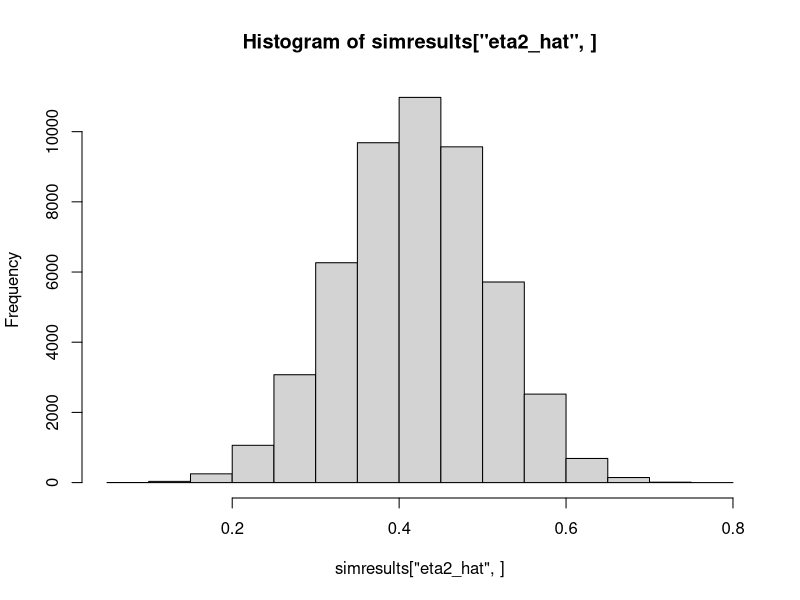
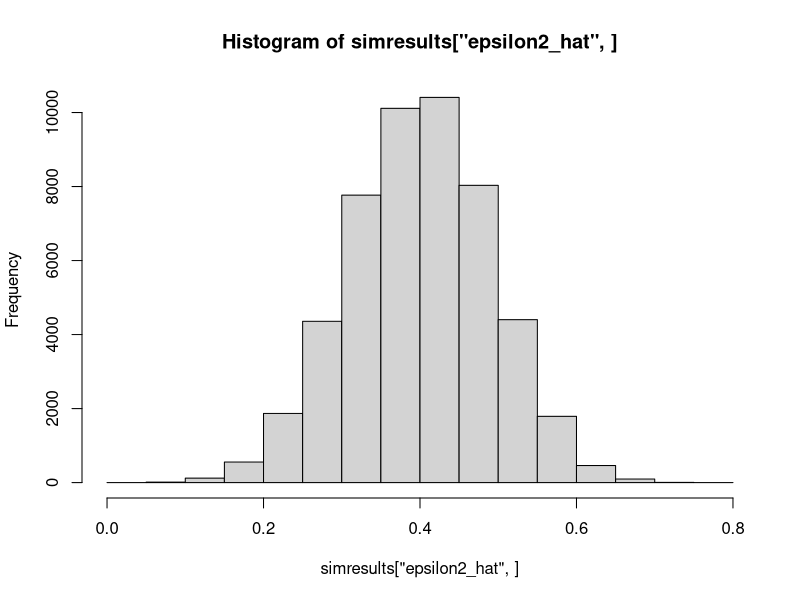
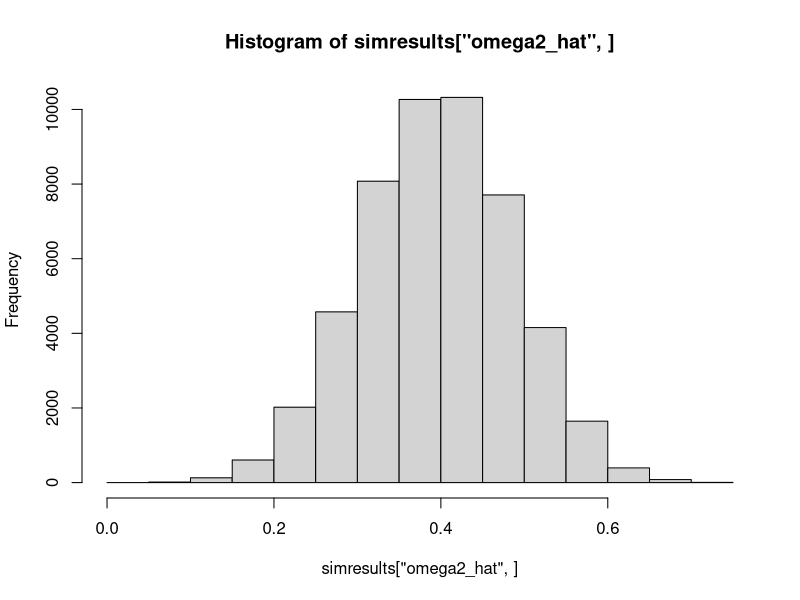
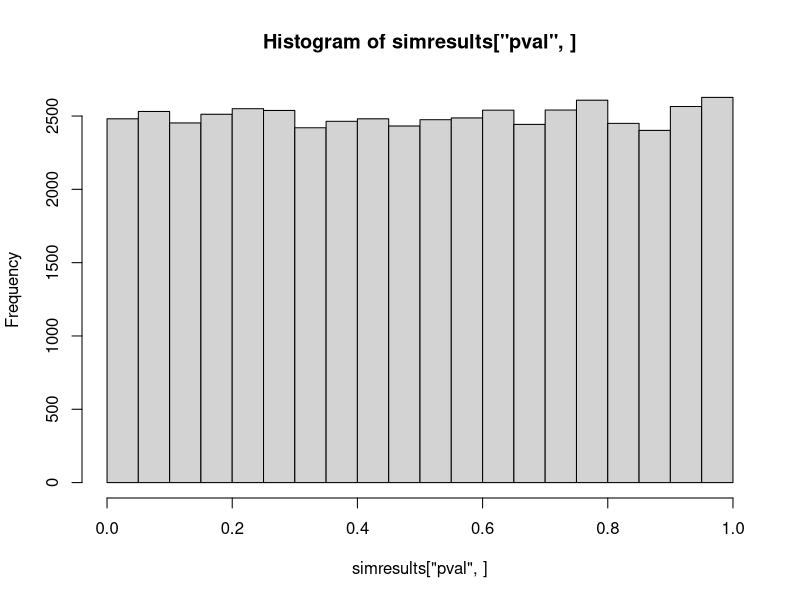

Write R code to recreate these figures, in order. (Note: this script raises an error after producing the figures.)


############################################
#  start of noninf_Fstat  function
############################################

# example:
# aovdata<-simdata(20) 
# aovobject <-aov(aovdata$dat~aovdata$groups)
# noninf_Fstat(aovobject, 0.35)

noninf_Fstat <-  function(aovobject, eq_bound_eta=0.4, alpha = 0.05, within=FALSE, makeplot =FALSE, tol = 1e-09){
 
 

if(within==FALSE){ttt <- summary(aovobject)} 
if(within==TRUE){ttt <- summary(aovobject)$"Error: Within"}
# using the notation as in Okada (2013)

Fstat= ttt[[1]]$F[1]
dfb= ttt[[1]]$Df[1]
dfw= ttt[[1]]$Df[2]
SSb= (ttt[[1]])$"Sum Sq"[1]
SSw= (ttt[[1]])$"Sum Sq"[2]
SSt= SSb + SSw
dfb= (ttt[[1]])$Df[1]
dfw= (ttt[[1]])$Df[2]
MSb= (ttt[[1]])$"Mean Sq"[1]
MSw= (ttt[[1]])$"Mean Sq"[2]

if(within==FALSE){N= nobs((aovobject))}
if(within==TRUE){N= (dfw/(dfb+1))+1 }

# we use notation as in Okada (2013): 

eta2_hat =  SSb/SSt
epsilon2_hat = (SSb-dfb*MSw)/SSt
omega2_hat = (SSb-dfb*MSw)/(SSt+MSw)  # Note that there is a typo in eq.5 of Okada (2013)


# compare the three different estimates:
c(eta2_hat, epsilon2_hat, omega2_hat)

  #Then calculate one-sided (1-alpha)% CI for eta2.

  ncp_upper <- uniroot(function(q){ 
  
  								(pf(Fstat, 
                                       dfb, 
                                       dfw, 
                                       ncp = q) - (alpha))},

                       interval = c(0, 1000000),

                       tol = tol)$root

# Convert the CI bounds for the ncp to bounds for eta2:

  LL_CI <- 0
  UL_CI <- ncp_upper/(ncp_upper+N)

# calculate a p-value for the non-inferiority test:

      pval <- uniroot(function(alpha) (
    
    				pf(	Fstat, 
					dfb, 
				    dfw, 
					ncp = (eq_bound_eta * N) / (1 - eq_bound_eta)) - (alpha)),
                    interval = c(0,1),
                    tol = tol)$root


    # add plot if wanted:
if(makeplot==TRUE){
  ## TO DO: add plotting code
}
  
    if(eta2_hat > eq_bound_eta){
    print(paste("Warning: point estimate of", round(eta2_hat,3), "is above eq_bound_eta."))}

  
  if(pval==0){print(paste("warning: pval <=", tol,". Lower tol for additional accuracy."))}

	return(list(eta2_hat= eta2_hat, epsilon2_hat= epsilon2_hat, omega2_hat= omega2_hat, pval=pval, onesidedCI= c(LL_CI, UL_CI), Nobs=N))

}

############################################
#  end of noninf_Fstat  function
############################################


############################################
### Now a function "simdata()" that will be used for
### simulating ANOVA "across-subjects" data with J=3 groups, with 
### a true population signal-to-noise ratio
### of 0.667 and a true population
### eta2 of 0.4 (see Kelly(2007), section 3.2) :
### sigma2w = 1 (see Okada(2013))
### sigma2b = 0.666 (see Okada(2013))

simdata<-function(npergroup=100){

mu1 <- -1; mu2 <- 0; mu3 <- 1; mu <- 0

sigma2w = 1     #(see Okada(2013))
sigma2b = 2/3 #(see Okada(2013))

sigma2t = sigma2w + sigma2b

# We can write eta2 = sigma2b/sigma2t (see  Okada(2013))

eta2 <- sigma2b/sigma2t
eta2

# Or equivalently, eta2 = sigma2b/sigma2t (see  Okada(2013))

eta2 <- 1-sigma2w/sigma2t
eta2

n1 <- npergroup; n2 <- npergroup; n3 <- npergroup

N <- sum(c(n1,n2,n3))

tao1 <- mu1-mu; tao2 <- mu2-mu; tao3 <- mu3-mu

Lambda <-  sum(c(n1*tao1^2,n2*tao2^2,n3*tao3^2))/sigma2w

# Alternatively, Kelly(2007) Equation 42 can be written as:
sigma2p<- sum(c(n1*tao1^2,n2*tao2^2,n3*tao3^2))/N

# so that Lambda=
N*sigma2p/sigma2w

# The signal-to-noise ratio is defined as:
phi2 <- sigma2p/sigma2w
# or:
Lambda/N

# and the proportion of variance in Y accounted for by 
# knowing the level of the factor (or group status in 
# a single factor design) is defined as:
eta2 <- Lambda/(Lambda+N)
eta2

# simulate data:
dat1 <- rnorm(n1,mu1,sqrt(sigma2w))
dat2 <- rnorm(n2,mu2,sqrt(sigma2w))
dat3 <- rnorm(n3,mu3,sqrt(sigma2w))

dat <- c(dat1,dat2,dat3)
groups <- as.factor(c(rep(1,n1),rep(2,n2),rep(3,n3)))

aovdata<-data.frame(dat=dat, groups= groups)

return((aovdata))}

# Examples of using simdata() function: 
#simdata(10)  # n=30 observations
#simdata(20)  # n=60 observations




############################################
# Small simulation study (will take ~5min):
		 # We simulate data from a population
		 # where the true population eta_p^2 value is
		 # equal to 0.4 and the true population ncp = 40.
		 # We define the DELTA eq_bound_eta = 0.3999.
		 # This is a "between-subjects" design.
		
		 
nSim <- 50000
simresults <- apply(cbind(1:nSim),1, 
	function(x){
				if(round(x/37)==(x/37)){print(paste("% complete:",round(x/nSim,2)))}
		aovdata<-simdata(20) 
		aovobj<-aov(aovdata$dat~aovdata$groups)
		result<-noninf_Fstat(aovobj, eq_bound_eta=0.3999)
		return(unlist(result))
				} 
			)


## Is our point estimate, eta2_hat, unbiased for eta2? (true eta2=0.40)
mean(simresults["eta2_hat",], na.rm=TRUE)
median(simresults["eta2_hat",], na.rm=TRUE)
hist(simresults["eta2_hat",])

## Is our point estimate, epsilon2_hat, unbiased for eta2? (true eta2=0.40)
mean(simresults["epsilon2_hat",], na.rm=TRUE)
median(simresults["epsilon2_hat",], na.rm=TRUE)
hist(simresults["epsilon2_hat",])

## Is our point estimate, omega2_hat, unbiased for eta2? (true eta2=0.40)
mean(simresults["omega2_hat",], na.rm=TRUE)
median(simresults["omega2_hat",], na.rm=TRUE)
hist(simresults["omega2_hat",])

## In truth, all three estimators are biased, see Darlington, (1968)
## However, assymptotically (i.e. for very large n) they are all unbiased, see Maxell (1981).

## Does our test has correct type 1 error? (pvalues should be uniformly ditributed)
mean(simresults["pval",]<0.05, na.rm=TRUE)
median(simresults["pval",], na.rm=TRUE)
hist(simresults["pval",])




############################################
############################################

## We would also like to verify if our non-inferiority test for eta2
## works for a "within-subjects" design.

# We will simulate data from a population with the following parameters:
mu1=-1; mu2=0; mu3=1;
sigma2w <- 1
n1<-n2<-n3<-100
COR <- 0.85

# Before generating the data, what are the true population Lambda and pop. eta2 values?:
mu<-mean(c(mu1,mu2,mu3))
tao1 <- mu1-mu; tao2 <- mu2-mu; tao3 <- mu3-mu
(Lambda <-  sum(c(n1*tao1^2,n2*tao2^2,n3*tao3^2))/sigma2w)
(eta2 <- Lambda/(Lambda+N))

# Now here is a function to simulate data from the desired population;
# repeated measures within a subject are highly correlated (cor=0.85):
simdata_within<-function(n1){

mu1=-1; mu2=0; mu3=1;
sigma2w <- 1
n3<-n1
n2<-n1
COR <- 0.85

dat<-rmvnorm(n1, mean=c(mu1,mu2,mu3), sigma=matrix(c(sigma2w,COR,COR,COR, sigma2w, COR,COR, COR, sigma2w),3,3))

design_result <- data.frame(subject=rep(1:n1,3), y=c(dat), a=as.factor(sort(rep(1:3,n1)))) 
design_result}


## Test the function to create a dataset with 100 subjects:

dat<-simdata_within(100)

# alternatively, this could be done with:
#design_result <- ANOVA_design(string = "3w",
#                   n = n1, 
#                   mu = c(mu1, mu2, mu3), 
#                   sd = sigma2w, 
#                   r=0.85, 
#                   p_adjust = "none")


# Verify that the data is consistent with above parameters:
coldata<-cbind((dat[dat$a==1,]$y),(dat[dat$a==2,]$y),(dat[dat$a==3,]$y))
var(coldata)
colMeans(coldata)


# Run an ANOVA anlaysis:
aovobject<- aov(y~a +Error(subject/a), data= dat)

# Run a non-inferiority test with delta=0.45
# Note that N is the number of observations:
result<-noninf_Fstat(aovobject, eq_bound_eta=0.45, within=TRUE)
result

############################################
# Now a small simulation study (will take ~5min):
		 # We simulate data from a population
		 # where the true population eta_p^2 value is
		 # equal to 0.4 and the true population ncp = 40.
		 # We define the DELTA eq_bound_eta = 0.3999.
		 # This is a "within-subjects" design. 
nSim <- 1000

simresults <- apply(cbind(1:nSim),1, 
	function(x){
				if(round(x/37)==(x/37)){print(paste("% complete:",round(x/nSim,2)))}
			aovdata<-simdata_within(100)
 			   aovobj <-aov(y~a +Error(subject/a), data= aovdata)
				result<-noninf_Fstat(aovobj, eq_bound_eta=0.3999, within=TRUE)
				return(unlist(result))
				} 
			)


## Is our point estimate, eta2_hat, unbiased for eta2? (true eta2=0.40)
mean(simresults["eta2_hat",], na.rm=TRUE)
median(simresults["eta2_hat",], na.rm=TRUE)
hist(simresults["eta2_hat",])

## Is our point estimate, epsilon2_hat, unbiased for eta2? (true eta2=0.40)
mean(simresults["epsilon2_hat",], na.rm=TRUE)
median(simresults["epsilon2_hat",], na.rm=TRUE)
hist(simresults["epsilon2_hat",])

## Is our point estimate, omega2_hat, unbiased for eta2? (true eta2=0.40)
mean(simresults["omega2_hat",], na.rm=TRUE)
median(simresults["omega2_hat",], na.rm=TRUE)
hist(simresults["omega2_hat",])

## In truth, all three estimators are biased, see Darlington, (1968)
## However, assymptotically (i.e. for very large n) they are all unbiased, see Maxell (1981).

## Does our test has correct type 1 error? (pvalues should be uniformly ditributed)
mean(simresults["pval",]<0.05, na.rm=TRUE)
median(simresults["pval",], na.rm=TRUE)
hist(simresults["pval",])

